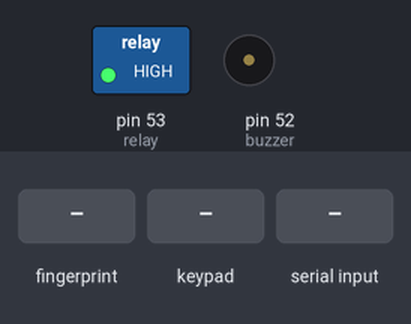
Bench run of a sketch on a simulated Arduino Mega 2560, built with avr-gcc and run on an emulated ATmega2560. Shown: switched loads named in the sketch (green lamp = pin HIGH), buzzer (waves = sounding, pin HIGH). The inputs (shaded band) are chosen by the test bench.

Above: at 2.3 s.
2.4 s: finger stored as number 1 placed on the sensor
At 4.2 s:
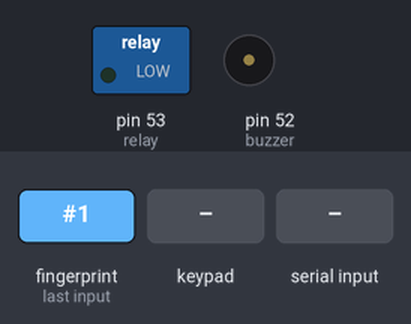
5.4 s: keypad keys 1 3 3 7 pressed 0.4 s apart
At 7.02 s:
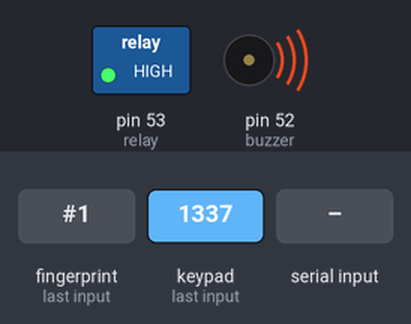
8.5 s: "OK" received over Serial
At 11.3 s:
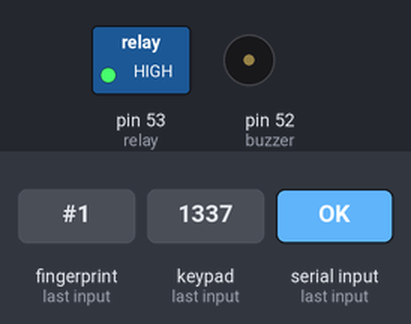
11.5 s: "ok" received over Serial
At 13.3 s:
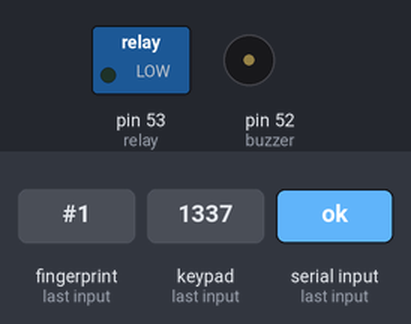
Timing chart, 0 to 15.5 s (numbered marks = the images above; inputs shaded):
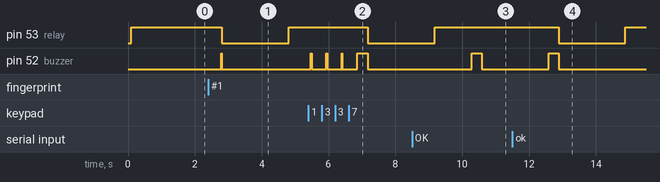

Measured:
- after the input at 2.4 s, pin 53 (relay): HIGH → LOW after 0.41 s, → HIGH 2.0 s later; pin 52 (buzzer): LOW → HIGH after 0.39 s, → LOW 0.02 s later
- after the input at 5.4 s, pin 53 (relay): HIGH → LOW after 1.8 s; pin 52 (buzzer): goes 3 × (HIGH 0.02 s, LOW 0.44 s), HIGH 0.32 s, then LOW, starting after 0.07 s
- after the input at 8.5 s, pin 52 (buzzer): LOW → HIGH after 1.8 s, → LOW 0.30 s later
- after the input at 11.5 s, pin 53 (relay): HIGH → LOW after 1.4 s, → HIGH 2.0 s later; pin 52 (buzzer): LOW → HIGH after 1.1 s, → LOW 0.30 s later

The sketch:

main.ino
```cpp
#include <Sim800L.h>
#include <Adafruit_Fingerprint.h>
#include <Keypad.h>
#if (defined(__AVR__) || defined(ESP8266)) && !defined(__AVR_ATmega2560__)
Adafruit_Fingerprint finger = Adafruit_Fingerprint(&Serial1);
#else
#define mySerial Serial1
#endif
#define buzzer 52
#define relay 53
Adafruit_Fingerprint finger = Adafruit_Fingerprint(&mySerial);
#define RX  18
#define TX  17
//#define DEBUG

const byte ROWS = 4; // Dört satır
const byte COLS = 4; // Dört sütun
// Keypad bağlantı pinleri
char keys[ROWS][COLS] = {
  {'1','2','3', 'A'},
  {'7','8','9', 'C'},
  {'4','5','6', 'B'},
  {'*','0','#', 'D'}

};
byte rowPins[ROWS] = {9, 8, 7, 6}; // Keypad'in satır pinleri Arduino'ya bağlı
byte colPins[COLS] = {5, 4, 3, 2}; // Keypad'in sütun pinleri Arduino'ya bağlı
Keypad keypad = Keypad(makeKeymap(keys), rowPins, colPins, ROWS, COLS);


const String correctPassword = "1337"; // Doğru şifre
String enteredPassword = "";
int check_keypad_error_count = 0;
int check_finger_error_count = 0;
const int error_number = 3;

bool finger_situation = false;
void setup()
{
  Serial.begin(9600);
  while (!Serial);
  delay(100);
  #ifdef DEBUG
  Serial.println("\n\nAdafruit finger detect test");
  #endif
  pinMode(buzzer,OUTPUT);
  pinMode(relay,OUTPUT);
  digitalWrite(relay,HIGH);

  finger.begin(57600);
  delay(5);
  if (finger.verifyPassword()) {
    #ifdef DEBUG
    Serial.println("Found fingerprint sensor!");
    #endif
  } else {
    #ifdef DEBUG
    Serial.println("Did not find fingerprint sensor :(");
    #endif
    while (1) { delay(1); }
  }
  #ifdef DEBUG
  Serial.println(F("Reading sensor parameters"));
  #endif
  finger.getParameters();
  #ifdef DEBUG
  Serial.print(F("Status: 0x")); Serial.println(finger.status_reg, HEX);
  Serial.print(F("Sys ID: 0x")); Serial.println(finger.system_id, HEX);
  Serial.print(F("Capacity: ")); Serial.println(finger.capacity);
  Serial.print(F("Security level: ")); Serial.println(finger.security_level);
  Serial.print(F("Device address: ")); Serial.println(finger.device_addr, HEX);
  Serial.print(F("Packet len: ")); Serial.println(finger.packet_len);
  Serial.print(F("Baud rate: ")); Serial.println(finger.baud_rate);
  #endif
  finger.getTemplateCount();

  if (finger.templateCount == 0) {
    #ifdef DEBUG
    Serial.print("Sensor doesn't contain any fingerprint data. Please run the 'enroll' example.");
    #endif
  }
  else {
    #ifdef DEBUG
    Serial.println("Waiting for valid finger...");
      Serial.print("Sensor contains "); Serial.print(finger.templateCount); Serial.println(" templates");
    #endif
  }
}

void loop()                     // run over and over again
{
  int finger_key =getFingerprintID();
  char key = keypad.getKey();
  serial_read();
  if(finger_situation == true){
    buzzer_func("BUTTON");
    relay_func();
    check_finger_error_count = 0;
    finger_situation = false;
   }
  if(finger_key == 254){
    buzzer_func("ERROR");
    check_finger_error_count++;
   }
  if(check_finger_error_count == error_number ){
    send_error_serial();
    check_finger_error_count = 0;
    }

   if(check_keypad_error_count == error_number ){
   send_error_serial();
   check_keypad_error_count = 0;
   }
  #ifdef DEBUG
  Serial.println("Finger error = " + String(check_finger_error_count) + " Keypad error = " + String(check_keypad_error_count) );
  #endif
  if (key){
    #ifdef DEBUG
    Serial.println(key);
    #endif
    enteredPassword += key;
    buzzer_func("BUTTON");
  }
  check_keypad();

  delay(50);            //don't ned to run this at full speed.
}

uint8_t getFingerprintID() {
  uint8_t p = finger.getImage();
  switch (p) {
    case FINGERPRINT_OK:
      #ifdef DEBUG
      Serial.println("Image taken");
      #endif
      break;
    case FINGERPRINT_NOFINGER:
      return 255;
    case FINGERPRINT_PACKETRECIEVEERR:
      #ifdef DEBUG
      Serial.println("Communication error");
      #endif
      return p;
    case FINGERPRINT_IMAGEFAIL:
      #ifdef DEBUG
      Serial.println("Imaging error");
      #endif
      return p;
    default:
      #ifdef DEBUG
      Serial.println("Unknown error");
      #endif
      return p;
  }

  // OK success!

  p = finger.image2Tz();
  switch (p) {
    case FINGERPRINT_OK:
      #ifdef DEBUG
      Serial.println("Image converted");
      #endif
      break;
    case FINGERPRINT_IMAGEMESS:
      #ifdef DEBUG
      Serial.println("Image too messy");
      #endif
      return p;
    case FINGERPRINT_PACKETRECIEVEERR:
      #ifdef DEBUG
      Serial.println("Communication error");
      #endif
      return p;
    case FINGERPRINT_FEATUREFAIL:
      #ifdef DEBUG
      Serial.println("Could not find fingerprint features");
      #endif
      return p;
    case FINGERPRINT_INVALIDIMAGE:
      #ifdef DEBUG
      Serial.println("Could not find fingerprint features");
      #endif
      return p;
    default:
      #ifdef DEBUG
      Serial.println("Unknown error");
      #endif
      return p;
  }

  // OK converted!
  p = finger.fingerSearch();
  if (p == FINGERPRINT_OK) {
    #ifdef DEBUG
    Serial.println("Found a print match!");
    #endif
    finger_situation = true;
    return finger.fingerID;
  } else if (p == FINGERPRINT_PACKETRECIEVEERR) {
    #ifdef DEBUG
    Serial.println("Communication error");
    #endif
    return p;
  } else if (p == FINGERPRINT_NOTFOUND) {
    return 254; // Parmak izi tanınmadığında özel bir değer dön
  } else {
    #ifdef DEBUG
    Serial.println("Unknown error");
    #endif
    return p;
  }
}


// returns -1 if failed, otherwise returns ID #
int getFingerprintIDez() {
  uint8_t p = finger.getImage();
  if (p != FINGERPRINT_OK)  return -1;

  p = finger.image2Tz();
  if (p != FINGERPRINT_OK)  return -1;

  p = finger.fingerFastSearch();
  if (p != FINGERPRINT_OK)  return -1;

  // found a match!
  #ifdef DEBUG
  Serial.print("Found ID #"); Serial.print(finger.fingerID);
  Serial.print(" with confidence of "); Serial.println(finger.confidence);
  #endif
  finger_situation = true;
  return finger.fingerID;
}

void buzzer_func(String situation){
  if(situation == "OK"){
    digitalWrite(buzzer,HIGH);
    delay(300);
    digitalWrite(buzzer,LOW);
    }
  else if (situation == "BUTTON"){
    digitalWrite(buzzer,HIGH);
    delay(20);
    digitalWrite(buzzer,LOW);
    }
  else if(situation == "ERROR"){
    for (int i =0 ; i <= 5; i++ ){
    digitalWrite(buzzer,HIGH);
    delay(100);
    digitalWrite(buzzer,LOW);
    delay(100);
   }}
  }

void check_keypad(){
  if(enteredPassword.length() == 4){
    #ifdef DEBUG
    Serial.println("Entered passaword " + enteredPassword + "Correct Password = " + correctPassword);
    #endif
    if(enteredPassword == correctPassword ){
      buzzer_func("OK");
      enteredPassword = "";
      check_keypad_error_count = 0;
      relay_func();

      }
     else{
      buzzer_func("ERROR");
      enteredPassword = "";
      check_keypad_error_count++;
      }
    }
  }

void relay_func(){
  digitalWrite(relay,LOW);
  delay(2000);
  digitalWrite(relay,HIGH);
}

void send_error_serial(){
  Serial.println("mail");
  }

bool serial_read(){
  if (Serial.available() > 0) {
    String data = Serial.readString();
    buzzer_func("OK");
    if (data == "ok") {
     relay_func();
    }
  }
 }
```
